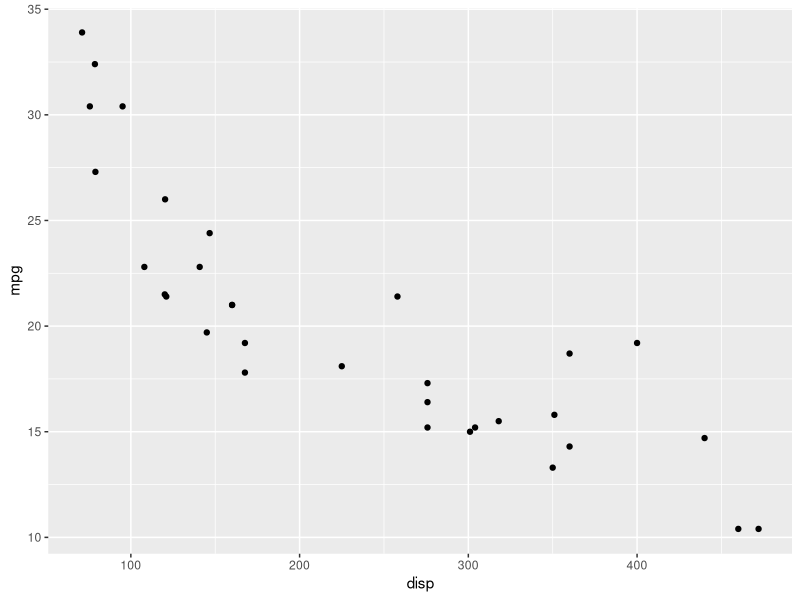
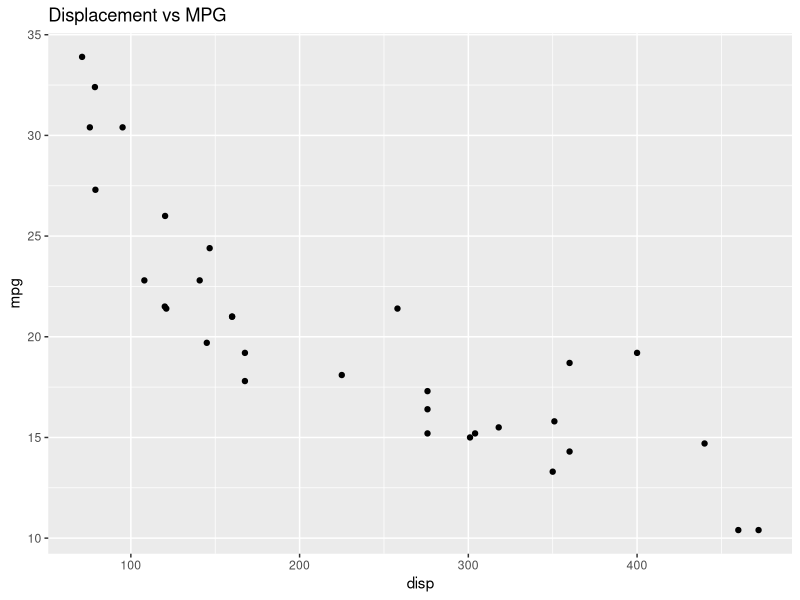
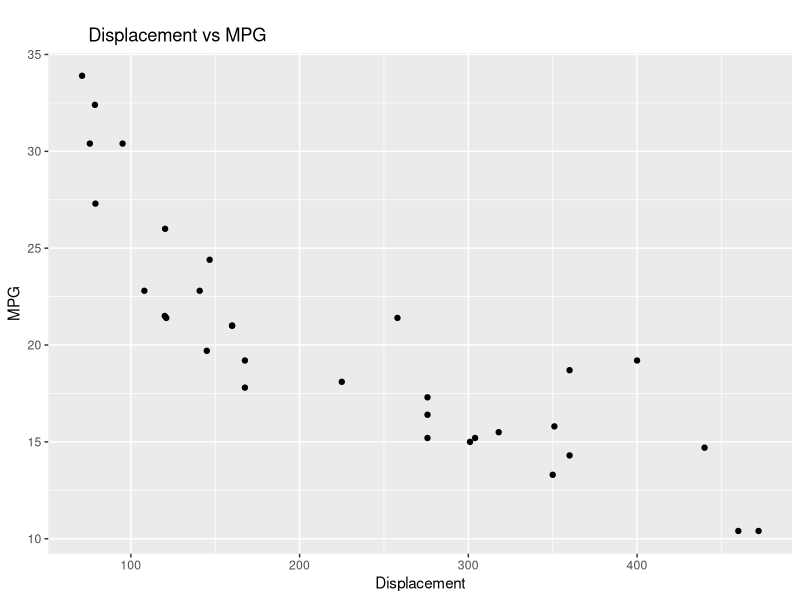
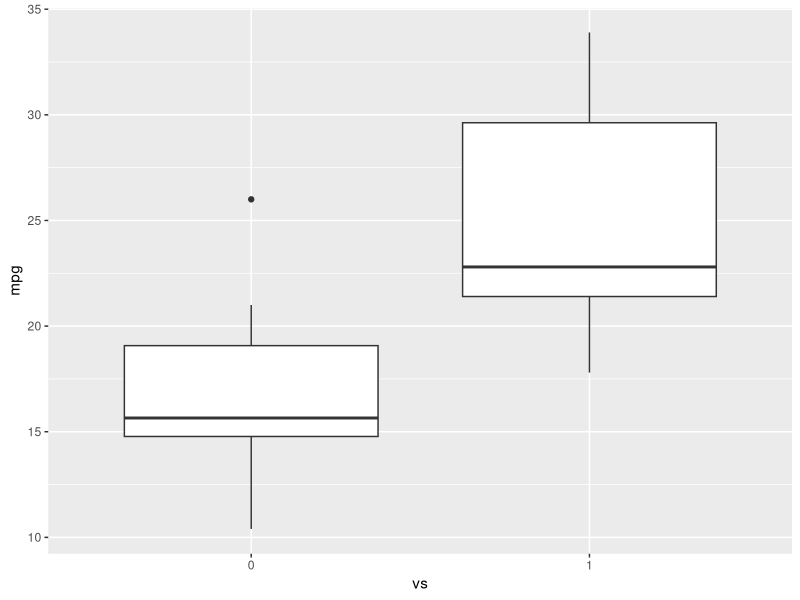
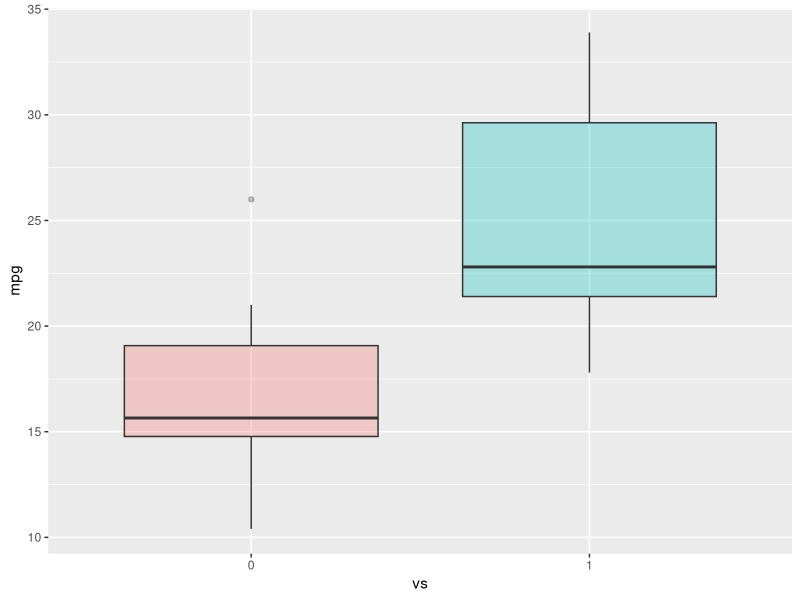
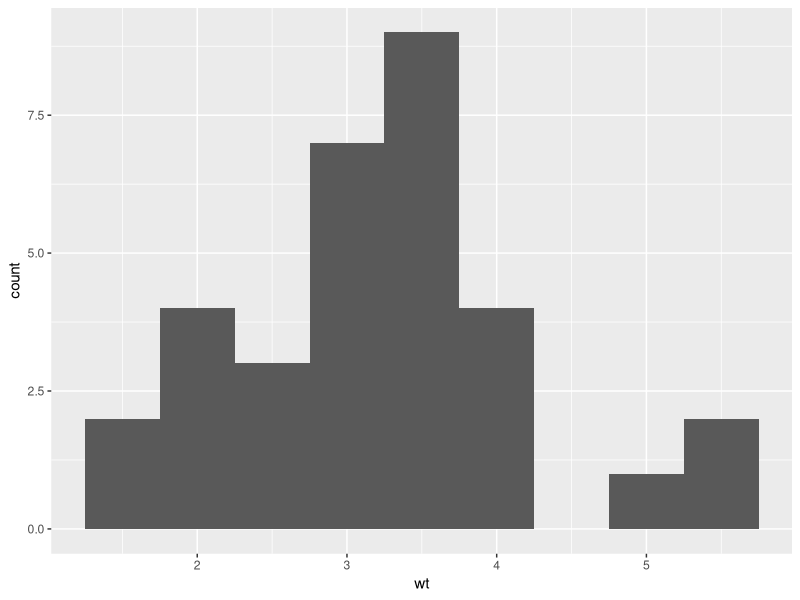
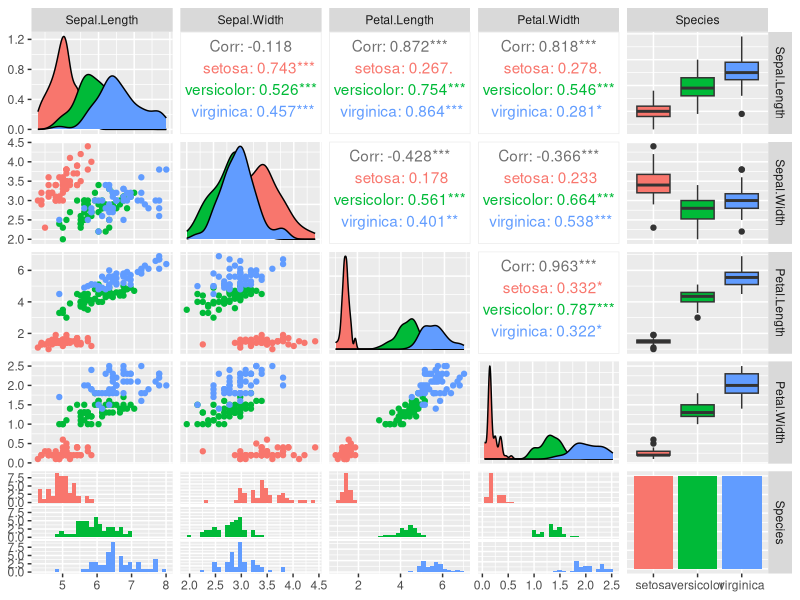

Reproduce these figures in R, in order.
### IBM FIRST R CODE ###

# Creating data visualizations using ggplot 

library(datasets)
data("mtcars")

# view first 5 rows
head(mtcars, 5)

?mtcars

# load ggplot package
library(ggplot2)
# create a scatter plot of displacement (disp) and miles per gallon (mpg)
ggplot(aes(x=disp,y=mpg,), data = mtcars) + geom_point()

# Add a title
ggplot(aes(x=disp,y=mpg,),data = mtcars)+geom_point()+ggtitle("Displacement vs MPG")

# Change name of X and Y axis
ggplot(aes(x=disp,y=mpg,),data = mtcars)+geom_point()+ggtitle("
        Displacement vs MPG")+ labs(x="Displacement", y="MPG")

# Create a box plot of the distribution of MPG for the individual Engine Types 
# vs Engine (0 = V-shaped, 1=straight)
## Make as factor
mtcars$vs <- as.factor(mtcars$vs)

# Create a box plot of the distribution for v-shaped and straight Engine
ggplot(aes(x=vs, y=mpg), data = mtcars) + geom_boxplot()

# Add color to the box plots to help differentiate
ggplot(aes(x=vs, y=mpg, fill=vs), data = mtcars) + geom_boxplot(alpha=0.3) + theme(
  legend.position = "none")

# Create the histogram of weight wt
ggplot(aes(x=wt), data = mtcars) + geom_histogram(binwidth = 0.5)


### Plotting Iris data set 
library(datasets)
data("iris")
library(GGally)
ggpairs(iris, mapping = ggplot2::aes(colour = Species))
